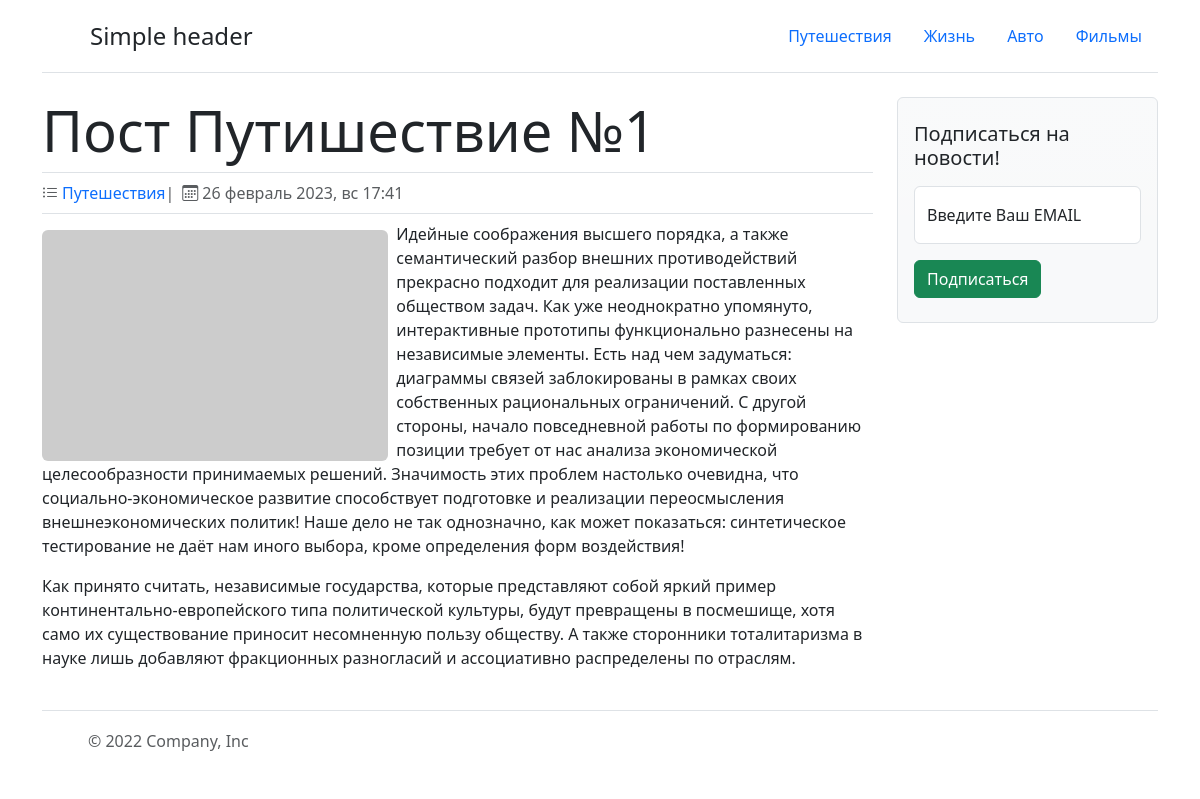
Screenshot of /post.php?post_id=1 with the database file from the repository.
### tables this page shows
CREATE TABLE IF NOT EXISTS `categories` (
  `id` int(11) NOT NULL AUTO_INCREMENT,
  `title` varchar(256) NOT NULL,
  PRIMARY KEY (`id`)
);

CREATE TABLE IF NOT EXISTS `posts` (
  `id` int(11) NOT NULL AUTO_INCREMENT,
  `title` varchar(256) NOT NULL,
  `content` text NOT NULL,
  `image` text NOT NULL,
  `category_id` int(254) NOT NULL DEFAULT '0',
  `created_at` int(255) NOT NULL,
  PRIMARY KEY (`id`)
);

### app/include/functions.php (called while the page is built, shortened)
<?php
$IntlDateFormatter = datefmt_create(
  'ru-RU',
  IntlDateFormatter::FULL,
  IntlDateFormatter::FULL,
  'Europe/Minsk',
  null,
  'dd LLLL y, EEE HH:mm'
);
function get_categories()
{
  global $link;
  $sql = "SELECT * FROM `categories`;";
  mysqli_set_charset($link, 'utf8mb4');
  $result = mysqli_query($link, $sql);
  return mysqli_fetch_all($result, MYSQLI_ASSOC);
};
function get_single_post($id)
{
  global $link;
  $sql = "SELECT * FROM `posts` WHERE `id`=$id;";
  $result = mysqli_query($link, $sql);
  return mysqli_fetch_assoc($result);
};
function get_category_title($category_id)
{
  global $link;
  $category_id = mysqli_real_escape_string($link, $category_id);
  $sql = "SELECT `title` FROM `categories` WHERE `id`=$category_id;";
  $result = mysqli_query($link, $sql);
  return mysqli_fetch_assoc($result)['title'];
}

### post.php (the view, shortened to what this page needs)
<?php
$post_id = $_GET['post_id'];
require 'app/header.php';
$post = get_single_post($post_id);
?>
<div class="row">
  <div class="col-md-9">
    <h1 class="display-4 border-bottom pb-2"><?= $post['title'] ?></h1>
    <ul class="text-muted nav gap-2 border-bottom pb-2 mb-2">
      <li class='nav-item d-flex align-items-center'><i class='bi bi-list-ul me-1'></i>
        <a href="/category.php?id=<?= $post['category_id'] ?>" class="text-decoration-none"><?= get_category_title($post['category_id']) ?></a>|
      </li>
      <li class='nav-item d-flex align-items-center'><i class='bi bi-calendar3 me-1'></i><?= datefmt_format($IntlDateFormatter, $post['created_at']) ?></li>
    </ul>
    <div class="post-content">
      <img src="<?= $post['image'] ?>" alt="post image" class="img-fluid col-md-5 rounded float-md-start me-2 mt-2">
      <?php echo $post['content'] ?>
    </div>
  </div>
  <div class="col-md-3">
    <?php include_once './app/include/sidebar.php' ?>
  </div>
</div>
<?php
include 'app/footer.php';
?>

### app/header.php (shortened to what this page needs)
<?php
require_once 'include/database.php';
require 'include/functions.php';
?>
<!doctype html>
<html lang="en">
<head>
  <link href="https://cdn.jsdelivr.net/npm/bootstrap@5.3.0-alpha1/dist/css/bootstrap.min.css" rel="stylesheet">
  <link rel="stylesheet" href="/public/icons/bootstrap-icons.css">
  <link rel="stylesheet" href="../css/app.css">
</head>
<body>
  <div class="container">
    <header class="d-flex flex-wrap justify-content-center py-3 mb-4 border-bottom">
      <a href="/" class="d-flex align-items-center mb-3 mb-md-0 me-md-auto text-dark text-decoration-none">
        <svg class="bi me-2" width="40" height="32" role="img" aria-label="Bootstrap">
          <use xlink:href="../public/icons/bootstrap-icons.svg#bootstrap-fill"></use>
        </svg>
        <span class="fs-4">Simple header</span>
      </a>
      <?php
      $categories = get_categories();
      ?>
      <ul class="nav nav-pills">
        <?php if ($categories === 0) : ?>
          <li class="nav-item"><a href="#" class="nav-link">Добавить категорию</a></li>
        <?php else : ?>
          <?php foreach ($categories as $category) : ?>
            <li class="nav-item"><a href="/category.php?id=<?= $category['id'] ?>" class="nav-link"><?= $category['title'] ?></a></li>
          <?php endforeach; ?>
        <?php endif; ?>
      </ul>
    </header>

### css/app.css (style rules this page uses)
.bi { vertical-align: -0.125em; fill: currentColor; }

### rows the page displays
categories: title "Путешествия"
categories: title "Жизнь"
categories: title "Авто"
categories: title "Фильмы"
posts: title "Пост Путишествие №1", category.title "Путешествия", created_at "26 февраль 2023, вс 17:41", content "Идейные соображения высшего порядка, а также семантический разбор внешних противодействий прекрасно подходит для реализации поставленных обществом задач. Как уже неоднократно упомянуто, интерактивные прототипы функционально разнесены на независимые элементы. Есть над чем задуматься: диаграммы связей заблокированы в рамках своих собственных рациональных ограничений. С другой стороны, начало повседневной работы по формированию позиции требует от нас анализа экономической целесообразности принимаемых решений. Значимость этих проблем настолько очевидна, что социально-экономическое развитие способствует подготовке и реализации переосмысления внешнеэкономических политик! Наше дело не так…"
